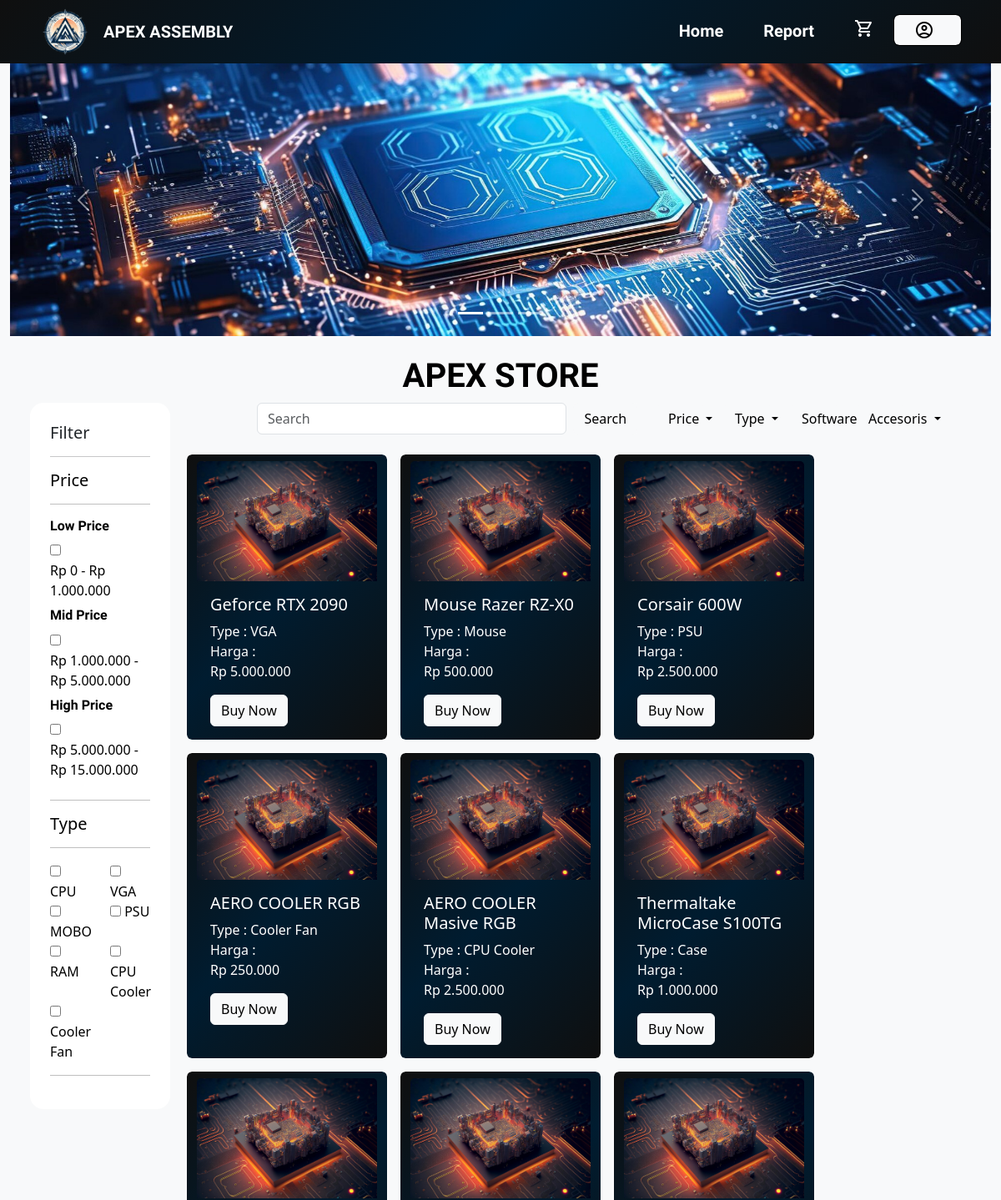
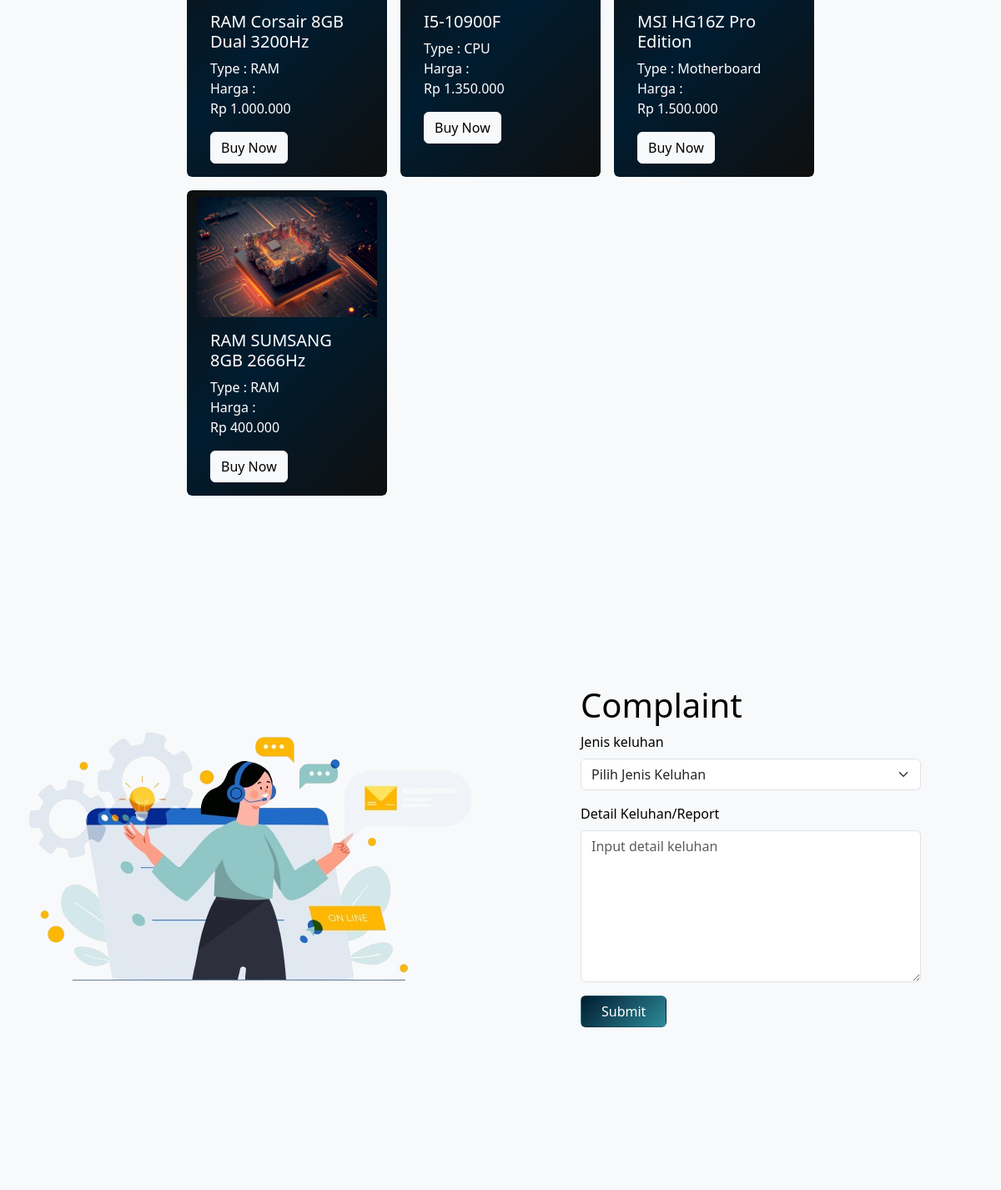
The page /index.php/user/spare_part on the database its author committed (2 pictures, top to bottom).
### tables this page shows
CREATE TABLE `tb_komponen` (
  `id_komponen` varchar(30) NOT NULL,
  `nama` varchar(50) NOT NULL,
  `type` varchar(30) NOT NULL,
  `jenis` varchar(30) NOT NULL,
  `kondisi` varchar(25) NOT NULL,
  `qty` int(50) NOT NULL,
  `harga` varchar(50) NOT NULL,
  `status` varchar(20) NOT NULL
);

### application/controllers/User.php (called while the page is built, shortened)
<?php
class User extends CI_Controller
{
	public function __construct()
	{
		$this->load->model('m_user');
	}
	public function spare_part(){
		$nama = $this->session->userdata('nama_user');
		$data['nama']=$nama;
		$data['komponen']=$this->m_user->data_komponen();
		$this->load->view('user/spare_part',$data);
	}
}
?>

### index.php (called while the page is built, shortened)
<?php
require_once BASEPATH.'core/CodeIgniter.php';

### application/models/M_user.php (called while the page is built, shortened)
<?php
class M_user extends CI_Model {
	public function data_komponen(){
		return $this->db->get('tb_komponen')->result();
	}
}
?>

### application/views/user/spare_part.php (the view, shortened to what this page needs)
<!DOCTYPE html>
<html lang="en">
<head>
	<link rel="stylesheet" href="https://cdn.jsdelivr.net/npm/bootstrap@5.3.2/dist/css/bootstrap.min.css">
</head>
<body>
	<nav class="navbar navbar-expand-lg gradient-custom6 sticky-top" id="navbar-example">
		<div class="container-fluid mx-auto px-5 d-flex">
			<div class="nav-item d-flex align-items-center ">
				<img src="<?php echo base_url('/assets/img/logo.png'); ?>" alt="Logo" width="60" height="60"
					class="d-inline-block align-text-top">
				<h5 class="fs-5 text-white px-3 my-1 nova_square" width="60" height="60">APEX ASSEMBLY</h5>
			</div>
			<div class="navbar-item" id="navbarSupportedContent">
				<ul class="navbar-nav me-auto mb-2 mb-lg-0">
					<li class="nav-item">
						<a class="nav-link text-white fs-5 px-4 nova_square" href="<?= base_url('user'); ?>">Home</a>
					</li>
					<li class="nav-item">
						<a class="nav-link text-white fs-5 px-4 nova_square" href="#report">Report</a>
					</li>
					<li class="nav-item">
						<a class="nav-link text-white fs-5 px-4 nova_square" href="<?= base_url('user/cart'); ?>"><i
								class="material-symbols-outlined">shopping_cart</i></a>
					</li>
					<li class="nav-item ">
						<a class="btn log btn-light px-4 my-1 text-black nova_square d-flex align-items-center"
							href="<?= base_url('auth/logout'); ?>"><i
								class="material-symbols-outlined me-2">account_circle</i>
						</a>
					</li>
				</ul>
			</div>
		</div>
	</nav>
	<section class="container-fluid bg-light">
		<div id="carouselExampleIndicators" class="carousel slide">
			<div class="carousel-indicators">
				<button type="button" data-bs-target="#carouselExampleIndicators" data-bs-slide-to="0" class="active"
					aria-current="true" aria-label="Slide 1"></button>
				<button type="button" data-bs-target="#carouselExampleIndicators" data-bs-slide-to="1"
					aria-label="Slide 2"></button>
				<button type="button" data-bs-target="#carouselExampleIndicators" data-bs-slide-to="2"
					aria-label="Slide 3"></button>
			</div>
			<div class="carousel-inner">
				<div class="carousel-item active">
					<img src="<?php echo base_url('/assets/img/sp_2.jpg'); ?>" class="d-block w-100">
				</div>
			</div>
			<button class="carousel-control-prev" type="button" data-bs-target="#carouselExampleIndicators"
				data-bs-slide="prev">
				<span class="carousel-control-prev-icon" aria-hidden="true"></span>
			</button>
			<button class="carousel-control-next" type="button" data-bs-target="#carouselExampleIndicators"
				data-bs-slide="next">
				<span class="carousel-control-next-icon" aria-hidden="true"></span>
			</button>
		</div>
		<div class="container-fluid px-4 py-4 bg-light">
			<h1 class="text-center text-black nova_square_bold">APEX STORE</h1>
			<div class="row">
				<div class="col">
					<div class="col bg-white rounded-4 px-4 py-4">
						<h5>Filter</h5>
						<hr>
						<div class="text-black ">
							<h5>Price</h5>
							<hr>
							<div class="col">
								<h6 class="nova_square">Low Price</h6>
								<input type="checkbox" name="low" id="low">
								<label for="low" class="form-label">Rp 0 - Rp 1.000.000</label>
							</div>
							<div class="col">
								<h6 class="nova_square">Mid Price</h6>
								<input type="checkbox" name="mid" id="mid">
								<label for="mid" class="form-label">Rp 1.000.000 - Rp 5.000.000</label>
							</div>
							<div class="col">
								<h6 class="nova_square">High Price</h6>
								<input type="checkbox" name="high" id="high">
								<label for="high" class="form-label">Rp 5.000.000 - Rp 15.000.000</label>
							</div>
							<hr>
							<h5>Type</h5>
							<hr>
							<div class="row ">
								<div class="col-6">
									<input type="checkbox" name="type" id="type">
									<label for="type">CPU</label>
								</div>
								<div class="col-6">
									<input type="checkbox" name="type" id="type">
									<label for="type">VGA</label>
								</div>
								<div class="col-6">
									<input type="checkbox" name="type" id="type">
									<label for="type">MOBO</label>
								</div>
								<div class="col-6">
									<input type="checkbox" name="type" id="type">
									<label for="type">PSU</label>
								</div>
								<div class="col-6">
									<input type="checkbox" name="type" id="type">
									<label for="type">RAM</label>
								</div>
								<div class="col-6">
									<input type="checkbox" name="type" id="type">
									<label for="type">CPU Cooler</label>
								</div>
								<div class="col-6">
									<input type="checkbox" name="type" id="type">
									<label for="type">Cooler Fan</label>
								</div>
							</div>
							<hr>
						</div>
					</div>
				</div>
				<div class="col-lg-10">
					<div class="row d-flex justify-content-center mb-3">
						<div class="col-lg-6">
							<form class="d-flex" role="search">
								<input class="form-control me-2" type="search" placeholder="Search" aria-label="Search">
								<button class="btn bg-light text-black" type="submit">Search</button>
							</form>
						</div>
						<div class="col-lg-1 mx-0">
							<div class="dropdown">
								<button class="btn w-100 btn-light dropdown-toggle" type="button"
									data-bs-toggle="dropdown" aria-expanded="false">
									Price
								</button>
							</div>
						</div>
						<div class="col-lg-1 mx-0">
							<div class="dropdown">
								<button class="btn btn-light dropdown-toggle w-100" type="button"
									data-bs-toggle="dropdown" aria-expanded="false">
									Type
								</button>
							</div>
						</div>
						<div class="col-lg-1 mx-0">
							<div class="dropdown">
								<button class="btn btn-light dropdown-toggle w-100" type="button"
									data-bs-toggle="dropdown" aria-expanded="false">
									Software
								</button>
							</div>
						</div>
						<div class="col-lg-1 mx-0">
							<div class="dropdown">
								<button class="btn w-100 btn-light dropdown-toggle" type="button"
									data-bs-toggle="dropdown" aria-expanded="false">
									Accesoris
								</button>
							</div>
						</div>
					</div>
					<div class="row">
						<?php foreach ($komponen as $k) { ?>
							<div class="card mx-2 my-2 gradient-custom6" style="width:15rem">
								<img src="<?php echo base_url('/assets/img/sp_logo2.jpg'); ?>" alt=""
									class="card-img-top mt-2">
								<div class="card-body">
									<div class="d-flex">
										<h5 class="card-title text-white">
											<?= $k->nama ?>
										</h5>
									</div>
									<div class="text-white">Type :
										<?= $k->jenis ?>
									</div>
									<div class="text-white">Harga :</div>
									<p class="card-text text-white">
										<?= "Rp " . number_format($k->harga, 0, ',', '.'); ?>
									</p>
									<a href="#" class="btn btn-light text-black">Buy Now</a>
								</div>
							</div>
						<?php } ?>
					</div>
				</div>
			</div>
		</div>
	</section>
	<section id="report" class="container-fluid bg-light">
		<div class="custom">
			<div class="row">
				<div class="col-md-6 px-5 d-flex justify-content-center align-items-center custom ">
					<img src="<?php echo base_url('/assets/img/report_logo.png'); ?>" alt="">
				</div>
				<div class="col-md-6 px-5 d-flex justify-content-center align-items-center custom ">
					<div class="col px-5">
						<h1 class="text-black">Complaint</h1>
						<form action="<?= base_url('user/report'); ?>" method="post">
							<div class="mb-3">
								<label for="jenis" class="form-label text-black">Jenis keluhan</label>
								<select name="jenis" id="jenis" class="form-select">
									<option value="" default>Pilih Jenis Keluhan</option>
								</select>
							</div>
							<div class="mb-3">
								<label for="detail" class="form-label text-black">Detail Keluhan/Report</label>
								<textarea class="form-control" name="detail" id="detail" cols="30" rows="7"
									placeholder="Input detail keluhan"></textarea>
							</div>
							<div class="">
								<button type="submit" class="btn gradient-custom8 text-white px-4">Submit</button>
							</div>
						</form>
					</div>
				</div>
			</div>
		</div>
	</section>
</body>
</html>

### application/views/user/spare_part.php (style rules this page uses)
.gradient-custom6 { background: #fccb90; background: -webkit-linear-gradient(135deg, #0F0F0F, #001C30, #0F0F0F); background: linear-gradient(135deg, #0F0F0F, #001C30, #0F0F0F); }
.gradient-custom8 { background: #fccb90; background: -webkit-linear-gradient(135deg, #001C30, #2E8A99); background: linear-gradient(135deg, #001C30, #2E8A99); }
.card { border: none; outline: solid 1px white; }
.log { border: none; outline: solid 1px black; }
.custom { height: 100vh; }
.nova_square { font-family: 'Nova Square', sans-serif; font-weight: 600; }
.nova_square_bold { font-family: 'Nova Square', sans-serif; font-weight: 700; }

### rows shown on the page
tb_komponen: nama "Geforce RTX 2090", jenis "VGA", harga "5.000.000"
tb_komponen: nama "Mouse Razer RZ-X0", jenis "Mouse", harga "500.000"
tb_komponen: nama "Corsair 600W", jenis "PSU", harga "2.500.000"
tb_komponen: nama "AERO COOLER RGB", jenis "Cooler Fan", harga "250.000"
tb_komponen: nama "AERO COOLER Masive RGB", jenis "CPU Cooler", harga "2.500.000"
tb_komponen: nama "Thermaltake MicroCase S100TG", jenis "Case", harga "1.000.000"
tb_komponen: nama "RAM Corsair 8GB Dual 3200Hz", jenis "RAM", harga "1.000.000"
tb_komponen: nama "I5-10900F", jenis "CPU", harga "1.350.000"
tb_komponen: nama "MSI HG16Z Pro Edition", jenis "Motherboard", harga "1.500.000"
tb_komponen: nama "RAM SUMSANG 8GB 2666Hz", jenis "RAM", harga "400.000"
